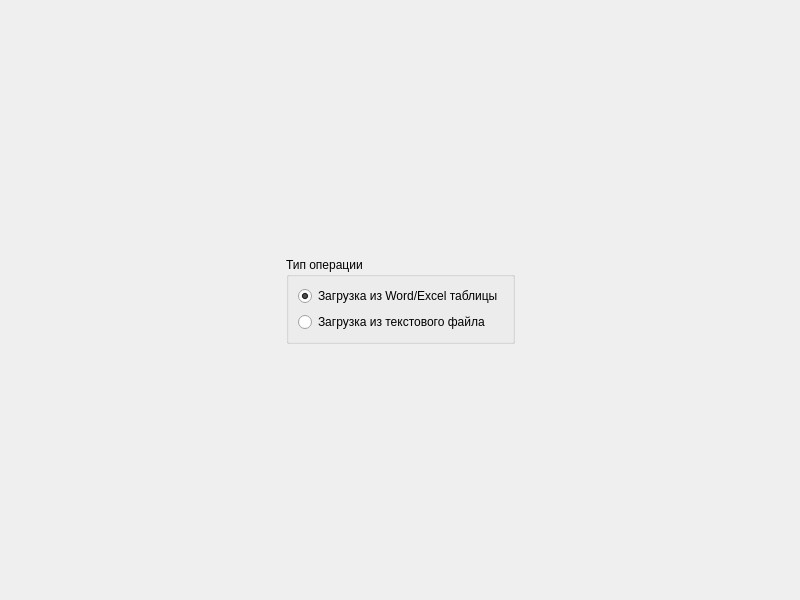
<?xml version="1.0" encoding="UTF-8"?>
<ui version="4.0">
 <class>SelectTypePage</class>
 <widget class="QWizardPage" name="SelectTypePage">
  <property name="geometry">
   <rect>
    <x>0</x>
    <y>0</y>
    <width>800</width>
    <height>600</height>
   </rect>
  </property>
  <property name="sizePolicy">
   <sizepolicy hsizetype="Fixed" vsizetype="Fixed">
    <horstretch>0</horstretch>
    <verstretch>0</verstretch>
   </sizepolicy>
  </property>
  <property name="minimumSize">
   <size>
    <width>800</width>
    <height>600</height>
   </size>
  </property>
  <property name="windowTitle">
   <string>WizardPage</string>
  </property>
  <layout class="QVBoxLayout" name="verticalLayout_2">
   <item>
    <spacer name="verticalSpacer_2">
     <property name="orientation">
      <enum>Qt::Vertical</enum>
     </property>
     <property name="sizeHint" stdset="0">
      <size>
       <width>20</width>
       <height>245</height>
      </size>
     </property>
    </spacer>
   </item>
   <item>
    <layout class="QHBoxLayout" name="horizontalLayout">
     <item>
      <spacer name="horizontalSpacer_2">
       <property name="orientation">
        <enum>Qt::Horizontal</enum>
       </property>
       <property name="sizeHint" stdset="0">
        <size>
         <width>40</width>
         <height>20</height>
        </size>
       </property>
      </spacer>
     </item>
     <item>
      <widget class="QGroupBox" name="groupBox">
       <property name="title">
        <string>Тип операции</string>
       </property>
       <layout class="QVBoxLayout" name="verticalLayout">
        <item>
         <widget class="QRadioButton" name="radioButton">
          <property name="text">
           <string>Загрузка из Word/Excel таблицы</string>
          </property>
          <property name="checked">
           <bool>true</bool>
          </property>
         </widget>
        </item>
        <item>
         <widget class="QRadioButton" name="radioButton_2">
          <property name="text">
           <string>Загрузка из текстового файла</string>
          </property>
         </widget>
        </item>
       </layout>
      </widget>
     </item>
     <item>
      <spacer name="horizontalSpacer">
       <property name="orientation">
        <enum>Qt::Horizontal</enum>
       </property>
       <property name="sizeHint" stdset="0">
        <size>
         <width>40</width>
         <height>20</height>
        </size>
       </property>
      </spacer>
     </item>
    </layout>
   </item>
   <item>
    <spacer name="verticalSpacer">
     <property name="orientation">
      <enum>Qt::Vertical</enum>
     </property>
     <property name="sizeHint" stdset="0">
      <size>
       <width>20</width>
       <height>244</height>
      </size>
     </property>
    </spacer>
   </item>
  </layout>
 </widget>
 <resources/>
 <connections/>
</ui>
